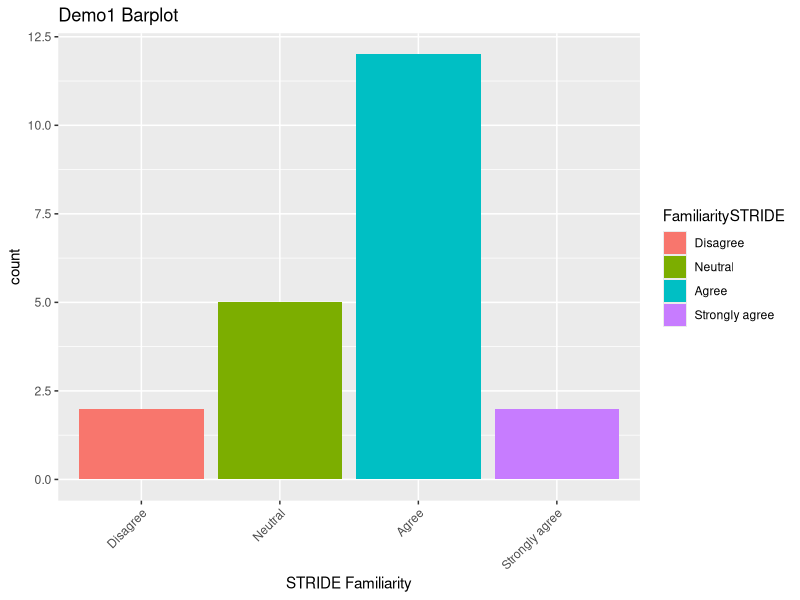
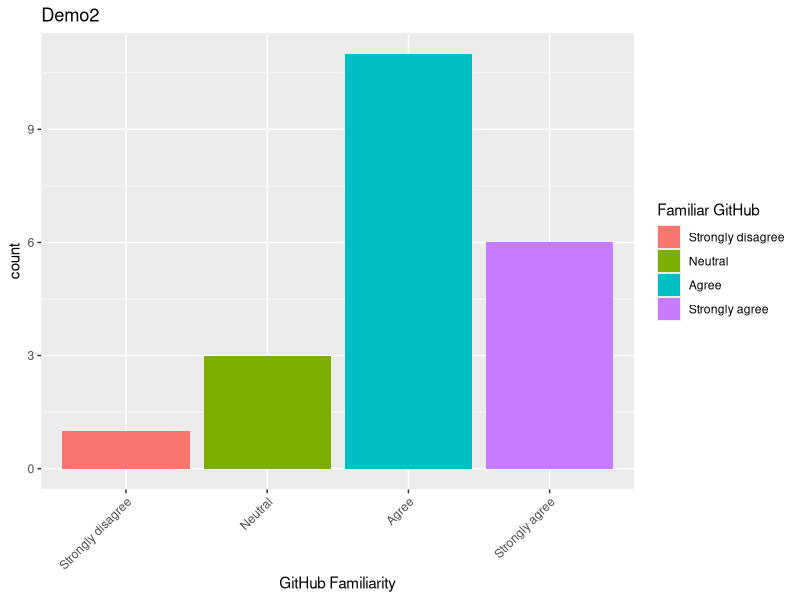
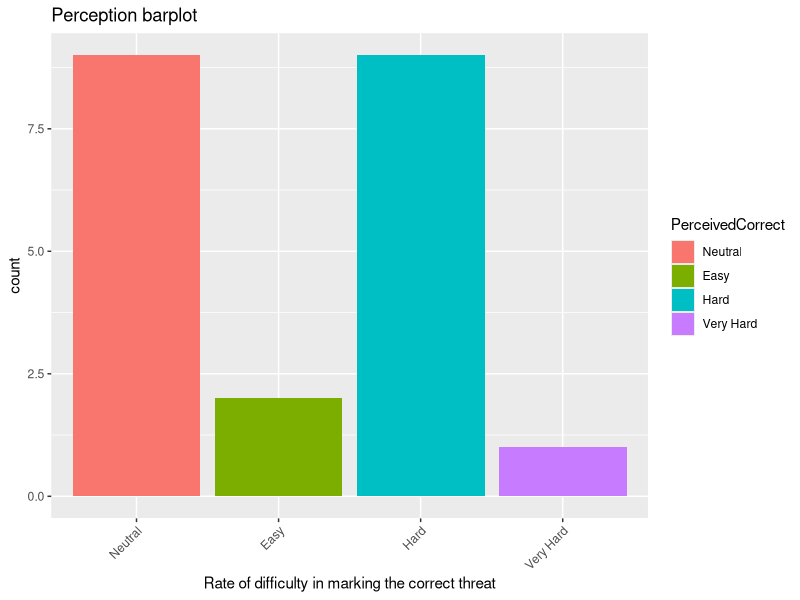
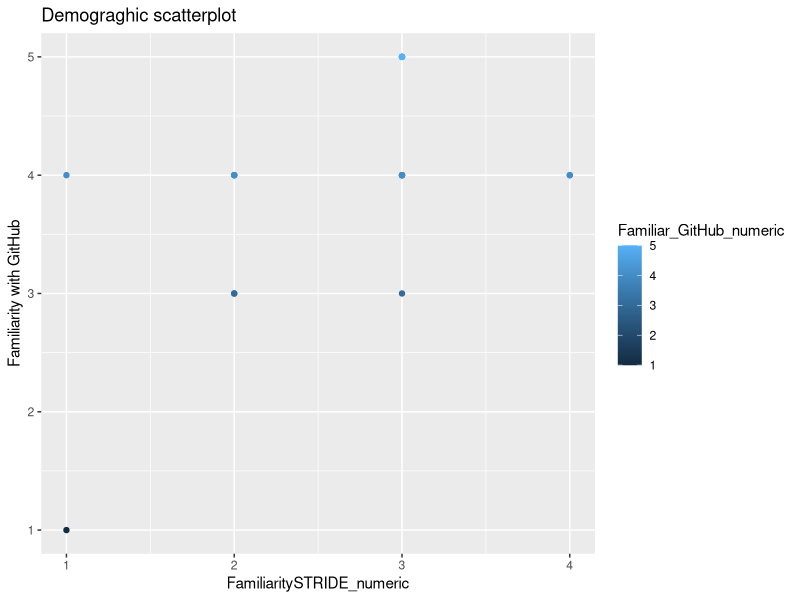
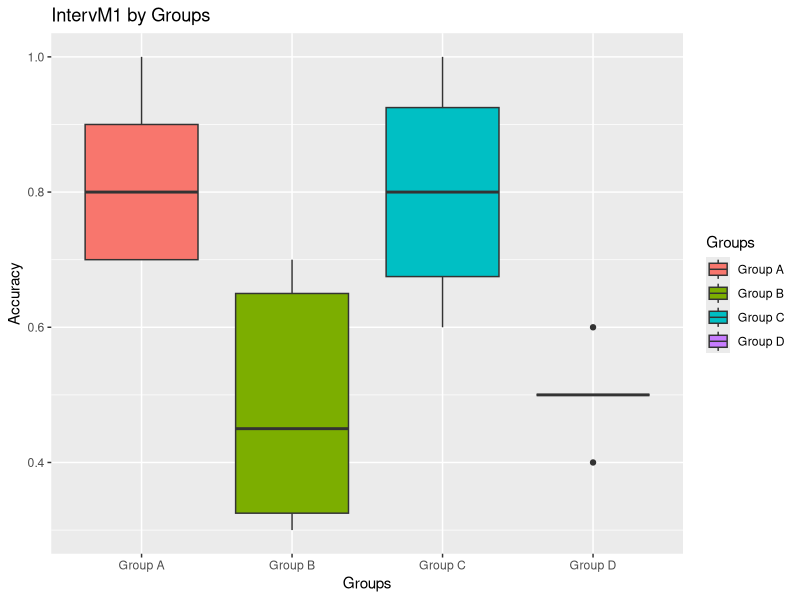
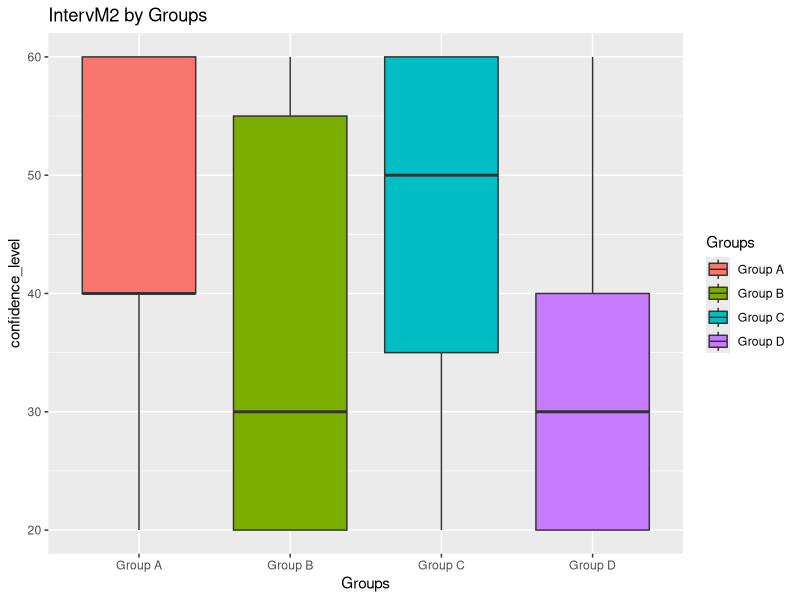
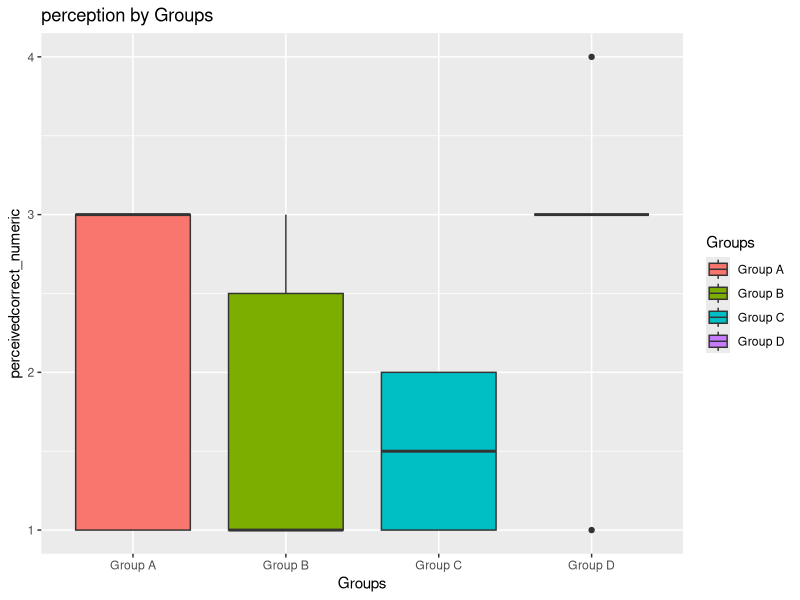
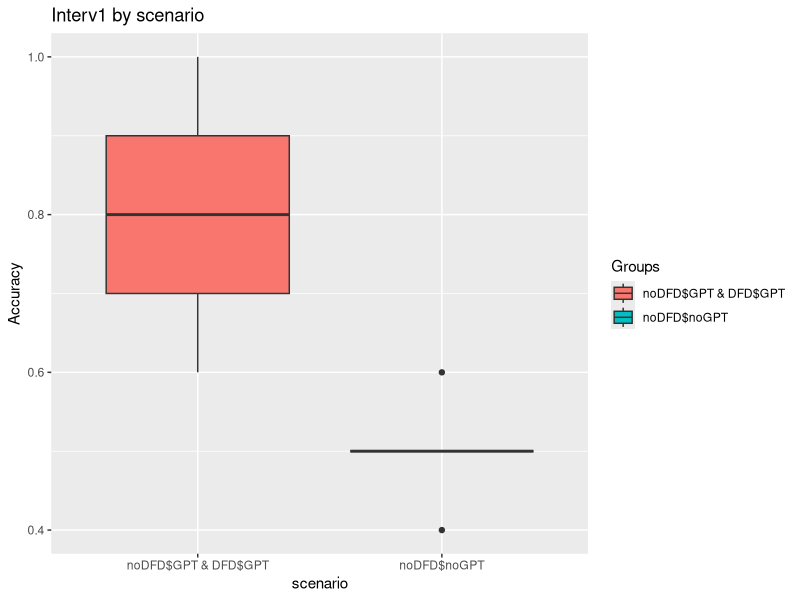

The R script that drew these images, in order:
## ---- chunk 1
library(readxl)
library(tidyverse)
library(tidyr)
library(writexl)
library(rstatix)
library(dplyr)
library(ggplot2)
library(openxlsx)
## ---- chunk 2
E4 <- read_xlsx("E4_+Threat+modelling+experiment.xlsx")
#E4_E<- read_xlsx "E4-+Threat+Modeling-+ Entry+Survey .xlsx" 



View(E4)  

## ---- chunk 3
new_E4 <- select( E4, "FamiliaritySTRIDE", "Familiar GitHub","PerceivedCorrect","Process.Correct", "GroupA", "ChatGPT DFD_4", "ChatGPT DFD_5", "ChatGPT DFD_6", "ChatGPT DFD_7", "ChatGPT DFD_8", "ChatGPT DFD_9", "ChatGPT DFD_10", "ChatGPT DFD_11", "ChatGPT DFD_12", "ChatGPT DFD_13",
                 
                 "GA-ChatGPT K8_4", "GA-ChatGPT K8_5", "GA-ChatGPT K8_6", "GA-ChatGPT K8_7", "GA-ChatGPT K8_8", "GA-ChatGPT K8_9", "GA-ChatGPT K8_10", "GA-ChatGPT K8_11", "GA-ChatGPT K8_12", "GA-ChatGPT K8_13", 
                 
                 "Group B DFD noGPT_15", "Group B DFD noGPT_5", "Group B DFD noGPT_6", "Group B DFD noGPT_7", "Group B DFD noGPT_8", "Group B DFD noGPT_9", "Group B DFD noGPT_10", "Group B DFD noGPT_11", "Group B DFD noGPT_12", "Group B DFD noGPT_13",
                 
                 "Group B K8 noGPT_15", "Group B K8 noGPT_5", "Group B K8 noGPT_6", "Group B K8 noGPT_7", "Group B K8 noGPT_8", "Group B K8 noGPT_9", "Group B K8 noGPT_10", "Group B K8 noGPT_11", "Group B K8 noGPT_12", "Group B K8 noGPT_13", 
                 
                 "GPT-GitHub-NoDFD_4", "GPT-GitHub-NoDFD_5", "GPT-GitHub-NoDFD_6", "GPT-GitHub-NoDFD_7", "GPT-GitHub-NoDFD_8", "GPT-GitHub-NoDFD_9", "GPT-GitHub-NoDFD_10", "GPT-GitHub-NoDFD_11", "GPT-GitHub-NoDFD_12", "GPT-GitHub-NoDFD_13",
                 "GPT-K8 NoDFD_4", "GPT-K8 NoDFD_5", "GPT-K8 NoDFD_6", "GPT-K8 NoDFD_7", "GPT-K8 NoDFD_8", "GPT-K8 NoDFD_9", "GPT-K8 NoDFD_10", "GPT-K8 NoDFD_11", "GPT-K8 NoDFD_12", "GPT-K8 NoDFD_13", 
                 
                 
                 "noDFD noGPT GitHub_1", "noDFD noGPT GitHub_2", "noDFD noGPT GitHub_3", "noDFD noGPT GitHub_4", "noDFD noGPT GitHub_5", "noDFD noGPT GitHub_6", "noDFD noGPT GitHub_7", "noDFD noGPT GitHub_8", "noDFD noGPT GitHub_9", "noDFD noGPT GitHub_10", 
                 
                 "Exp-K8 NoDFD_15", "Exp-K8 NoDFD_5", "Exp-K8 NoDFD_6", "Exp-K8 NoDFD_7", "Exp-K8 NoDFD_8", "Exp-K8 NoDFD_9", "Exp-K8 NoDFD_10", "Exp-K8 NoDFD_11", "Exp-K8 NoDFD_12", "Exp-K8 NoDFD_13"
                 ) 
View (new_E4 )

## ---- chunk 4
new_E <-  new_E4[-c(1), ]
new_E <- new_E %>%
  rename (Groups = GroupA )
view (new_E) 

## ---- chunk 5
#demographic variables and perception


new_E$`FamiliaritySTRIDE` <- factor( 
  new_E$`FamiliaritySTRIDE`,
  levels = c("Disagree", "Neutral", "Agree","Strongly agree") 
)
 
ggplot(new_E, aes(x = `FamiliaritySTRIDE`, fill = `FamiliaritySTRIDE`)) +
  geom_bar() +
  labs(
    x = "STRIDE Familiarity",
    title = "Demo1 Barplot"
  ) +
  theme(axis.text.x = element_text(angle = 45, hjust = 1))

  


new_E$`Familiar GitHub` <- factor(
  new_E$`Familiar GitHub`,
  levels = c ("Strongly disagree","Disagree", "Neutral", "Agree","Strongly agree" )
)

ggplot (new_E,aes(x = `Familiar GitHub`, fill =`Familiar GitHub`))+
  geom_bar()+
  labs (
    x = "GitHub Familiarity",
    title = "Demo2")+
  theme(axis.text.x = element_text(angle = 45, hjust = 1))  

  
new_E$`PerceivedCorrect` <- factor(
  new_E$`PerceivedCorrect`,
  levels = c ("Neutral", "Easy", "Hard", "Very Hard")
)
 

ggplot (new_E,aes(x = `PerceivedCorrect`, fill = `PerceivedCorrect`))   +
  geom_bar ()  +
  labs(
     x = "Rate of difficulty in marking the correct threat",
    title = "Perception barplot"
  )  +
  theme(axis.text.x = element_text(angle = 45, hjust = 1))  


## ---- chunk 6
#Scatterplot

new_E <- new_E %>%
          mutate (FamiliaritySTRIDE_numeric = recode (`FamiliaritySTRIDE`,
                                              
                               "Disagree" = 1, 
                               "Neutral" = 2, 
                               "Agree" = 3,
                               "Strongly agree" = 4))%>%
  
  
  mutate (Familiar_GitHub_numeric = recode(`Familiar GitHub`, 
                              "Strongly disagree" = 1, 
                              "Disagree" = 2, 
                              "Neutral" = 3, 
                              "Agree" = 4,
                              "Strongly agree" = 5)) %>%
  
  mutate (PerceivedCorrect_numeric = recode(`PerceivedCorrect`, 
                              "Neutral" = 1, 
                              "Easy" = 2, 
                              "Hard" = 3, 
                              "Very Hard" = 4))
                                

ggplot (new_E, aes (x = FamiliaritySTRIDE_numeric, 
                  y = Familiar_GitHub_numeric,
                  colour = Familiar_GitHub_numeric))  +
  geom_point () +
  labs (
    X = "STRIDE Familiarity",
    y = "Familiarity with GitHub",
    title = "Demograghic scatterplot")

   
  
## ---- chunk 7
# converting confidence level to numeric and finding the median
Midpoint <- function(range_string) {
  range_values <- as.numeric(unlist(strsplit(range_string, "-")))
  Median <- median(range_values,na.rm = TRUE)
  return(Median)
}
new_E <- new_E %>%
  mutate(confidence_level = sapply(Process.Correct, Midpoint))
view(new_E)


## ---- chunk 8


## ---- chunk 9
#########################ignore this cell
#new_E <- new_E %>%
 # pivot_longer(
 #   cols = matches ("ChatGPT DFD|GA-ChatGPT K8|Group B DFD noGPT|Group B K8 #noGPT|GPT-GitHub-NoDFD|GPT-K8 NoDFD|noDFD noGPT GitHub|Exp-K8 NoDFD") ,
 #   names_to = "Intervention",
 #   values_to = "Threats_QualtricID"
  #)
   
#view (new_E )

## ---- chunk 10
# Initialize counters for correct matches, incorrect matches, and NAs for both GPT and K8
# Create ground truth vectors for GPT and K8
gpt_ground_truth <- c("1. ELEVATION-PRIVILEDGED-ACCESS", "2. DISCLOSE-THIRD-PARTY", 
                      "3. MALICIOUS-CODE-GITHUB", "4. DOS-SERVER", "5. ELEVATION-PRIVILEDGED-REPO", 
                      "6. ELEVATION-PRIVILEDGED-CODE", "7. EXPLOIT-HTTP-PROTOCOL",
                      "8. LEAKED-CONFIG-FILE", "9. DOS-REMOTE-REPO", "10. STOLEN-AUTH-INFO")  

k8_ground_truth <- c("1. LEAKED-PRIVILEGE-REMOTE", "2. SPOOFING-AUTH-WORKLOAD", "3. DOS-WORKERNODE",
                     "4. ELEVATION-PRIVILEGE-MALICIOUS-IMG", "5. EXPLOIT-PRIVILEGED-CONTAINER", 
                     "6. PORT-JAMMING-NETWORK-POLICIES", "7. LEAKED-SECRET-DOCKERFILE", 
                     "8. CHAIN-ATTACK-MALICIOUS-INPUTS", "9. UNAUTH-CONFIG-TAMPERING", 
                     "10. SPOOFING-LAYER-3") 


gpt_correct_count <- numeric(nrow(new_E))
k8_correct_count <- numeric(nrow(new_E))
gpt_incorrect_count <- numeric(nrow(new_E))
k8_incorrect_count <- numeric(nrow(new_E))
gpt_na_count <- numeric(nrow(new_E))
k8_na_count <- numeric(nrow(new_E))

# Loop through each row of the DataFrame
for (i in 1:nrow(new_E)) {
  # Extract GPT and K8 entries for the current row based on the value in the 'Groups' column
  group <- new_E$Groups[i]
  
  if (group == "Group A") {
    gpt_entries <- unlist(new_E[i, c("ChatGPT DFD_4", "ChatGPT DFD_5", "ChatGPT DFD_6",
                                      "ChatGPT DFD_7","ChatGPT DFD_8", "ChatGPT DFD_9", 
                                      "ChatGPT DFD_10", "ChatGPT DFD_11","ChatGPT DFD_12", 
                                     "ChatGPT DFD_13")])
    k8_entries <- unlist(new_E[i, c("GA-ChatGPT K8_4", "GA-ChatGPT K8_5", "GA-ChatGPT K8_6",
                                     "GA-ChatGPT K8_7", "GA-ChatGPT K8_8", "GA-ChatGPT K8_9",
                                     "GA-ChatGPT K8_10", "GA-ChatGPT K8_11", "GA-ChatGPT K8_12", "GA-ChatGPT K8_13")])  
  } 
  
  else if (group == "Group B") {
    gpt_entries <- unlist(new_E[i, c("Group B DFD noGPT_15",
                                     "Group B DFD noGPT_5","Group B DFD noGPT_6", 
                                     "Group B DFD noGPT_7", "Group B DFD noGPT_8",
                                     "Group B DFD noGPT_9", "Group B DFD noGPT_10", 
                                     "Group B DFD noGPT_11", "Group B DFD noGPT_12",
                                     "Group B DFD noGPT_13")])
    
    k8_entries <- unlist(new_E[i, c("Group B K8 noGPT_15", "Group B K8 noGPT_5",
                                    "Group B K8 noGPT_6", "Group B K8 noGPT_7", 
                                    "Group B K8 noGPT_8", "Group B K8 noGPT_9",
                                    "Group B K8 noGPT_10", "Group B K8 noGPT_11",
                                    "Group B K8 noGPT_12", "Group B K8 noGPT_13")])  
  } 
  
  else if (group == "Group C") {
    gpt_entries <- unlist(new_E[i, c("GPT-GitHub-NoDFD_4", "GPT-GitHub-NoDFD_5", 
                                     "GPT-GitHub-NoDFD_6", "GPT-GitHub-NoDFD_7", 
                                     "GPT-GitHub-NoDFD_8", "GPT-GitHub-NoDFD_9",
                                     "GPT-GitHub-NoDFD_10", "GPT-GitHub-NoDFD_11",
                                     "GPT-GitHub-NoDFD_12", "GPT-GitHub-NoDFD_13")])
    
    k8_entries <- unlist(new_E[i, c("GPT-K8 NoDFD_4", "GPT-K8 NoDFD_5",
                                    "GPT-K8 NoDFD_6", "GPT-K8 NoDFD_7","GPT-K8 NoDFD_8",
                                    "GPT-K8 NoDFD_9", "GPT-K8 NoDFD_10", "GPT-K8 NoDFD_11",
                                    "GPT-K8 NoDFD_12", "GPT-K8 NoDFD_13")])  
  }
  
  else if (group == "Group D") {
    gpt_entries <- unlist(new_E[i, c("noDFD noGPT GitHub_1", "noDFD noGPT GitHub_2", 
                                     "noDFD noGPT GitHub_3","noDFD noGPT GitHub_4", 
                                     "noDFD noGPT GitHub_5", "noDFD noGPT GitHub_6", 
                                     "noDFD noGPT GitHub_7", "noDFD noGPT GitHub_8", 
                                     "noDFD noGPT GitHub_9", "noDFD noGPT GitHub_10")])
    
    k8_entries <- unlist(new_E[i, c("Exp-K8 NoDFD_15", "Exp-K8 NoDFD_5", "Exp-K8 NoDFD_6", 
                                    "Exp-K8 NoDFD_7","Exp-K8 NoDFD_8", "Exp-K8 NoDFD_9",
                                    "Exp-K8 NoDFD_10", "Exp-K8 NoDFD_11",
                                    "Exp-K8 NoDFD_12", "Exp-K8 NoDFD_13")])
  } else {
    stop(paste("Invalid group:", group))
  }

  # Count correct matches for GPT and K8
  gpt_matches <- sum(gpt_entries %in% gpt_ground_truth, na.rm = TRUE)
  k8_matches <- sum(k8_entries %in%  k8_ground_truth, na.rm = TRUE)  

  # Count incorrect matches for GPT and K8
  gpt_incorrect_matches <- sum(!(gpt_entries %in% gpt_ground_truth) & !is.na(gpt_entries))
  k8_incorrect_matches <- sum(!(k8_entries %in% k8_ground_truth) & !is.na(k8_entries))
  
  # Count NAs for GPT and K8
  gpt_na_matches <- sum(is.na(gpt_entries))
  k8_na_matches <- sum(is.na(k8_entries))
  
  # Assign counts to corresponding vectors
  gpt_correct_count[i] <- gpt_matches
  k8_correct_count[i] <- k8_matches
  gpt_incorrect_count[i] <- gpt_incorrect_matches
  k8_incorrect_count[i] <- k8_incorrect_matches
  gpt_na_count[i] <- gpt_na_matches
  k8_na_count[i] <- k8_na_matches
}

# Add new columns for the counts of correct matches, incorrect matches, and NAs for both GPT and K8
new_E$GPT_TP <- gpt_correct_count
new_E$K8_TP <- k8_correct_count
new_E$GPT_FP <- gpt_incorrect_count
new_E$K8_FP <- k8_incorrect_count
new_E$GPT_FN <- gpt_na_count
new_E$K8_FN <- k8_na_count
view(new_E)

## ---- chunk 11
#metrics1

new_E <- new_E %>%
  rowwise() %>%
  mutate(gpt_Accuracy = GPT_TP / (GPT_TP + GPT_FN))%>%
  mutate(k8_Accuracy = K8_TP/ (K8_TP + K8_FN))
view(new_E)
## ---- chunk 12
Analysis_E4 <- select( new_E,Groups, "gpt_Accuracy", "k8_Accuracy", "confidence_level", "FamiliaritySTRIDE_numeric", "Familiar_GitHub_numeric","PerceivedCorrect_numeric")

view(Analysis_E4)
## ---- chunk 13
#statistical test

Demo1_stats <- Analysis_E4 %>% 
  summarise(
    average_exp = mean(FamiliaritySTRIDE_numeric,na.rm = TRUE),
    std_dev = sd(FamiliaritySTRIDE_numeric, na.rm = TRUE),
    median = median(FamiliaritySTRIDE_numeric, na.rm = TRUE),
    
  ) 
print(Demo1_stats)

Demo2_stats <- Analysis_E4 %>% 
  summarise(
    average_exp = mean(Familiar_GitHub_numeric,na.rm = TRUE),
    std_dev = sd(Familiar_GitHub_numeric, na.rm = TRUE),
    median = median(Familiar_GitHub_numeric, na.rm = TRUE),
    
  ) 
print(Demo2_stats)
## ---- chunk 14
#Statistics of intervention
Interv1_stats <- Analysis_E4 %>% 
  group_by(Groups)%>%
  summarise(
    average_exp = mean(k8_Accuracy,na.rm = TRUE),
    std_dev = sd(k8_Accuracy, na.rm = TRUE),
    median = median(k8_Accuracy, na.rm = TRUE),
    
  ) 
print(Interv1_stats)

Interv2_stats <- Analysis_E4 %>%
  group_by(Groups)%>%
  summarise(
    average_exp = mean(confidence_level,na.rm = TRUE),
    std_dev = sd(confidence_level, na.rm = TRUE),
    median = median(confidence_level, na.rm = TRUE),
    
  ) 
print(Interv2_stats)

## ---- chunk 15
#wilcoxon test
# noDFD&noGTP(D) vs (noDFD&GTP(C) union DFD&GTP(A))

T1 <- new_E[new_E$Groups == "Group D", "k8_Accuracy"]
print(T1)
T2 <- new_E[new_E$Groups %in% c("Group C", "Group A"), "k8_Accuracy"]
print(T2)
T1 <- as.numeric(unlist(T1))
T2 <- as.numeric(unlist(T2))
wilcox.test(T1, T2)

T3 <- new_E[new_E$Groups == "Group D", "confidence_level"]
T4 <- new_E[new_E$Groups %in% c("Group C", "Group A"), "confidence_level"]
T3 <- as.numeric(unlist(T3))
T4 <- as.numeric(unlist(T4))
wilcox.test(T3, T4)


## ---- chunk 16
#wilcoxon test
#noDFD&GTP vs DFD&GTP
G1 <- new_E[new_E$Groups == "Group C", "k8_Accuracy"]
G2 <- new_E[new_E$Groups == "Group A", "k8_Accuracy"]
G1 <- as.numeric(unlist(G1))
G2 <- as.numeric(unlist(G2))
wilcox.test(G1, G2)

G3 <- new_E[new_E$Groups == "Group C", "confidence_level"]
G4 <- new_E[new_E$Groups == "Group A", "confidence_level"]
G3 <- as.numeric(unlist(G3))
G4 <- as.numeric(unlist(G4))
wilcox.test(G3, G4)
## ---- chunk 17
#WILCOXON TEST
#noDFD&noGTP vs (DFD&noGTP union DFD&GTP)
C1 <- new_E[new_E$Groups == "Group D", "k8_Accuracy"]
C2 <- new_E[new_E$Groups %in% c("Group B", "Group A"), "k8_Accuracy"]
C1 <- as.numeric(unlist(C1))
C2 <- as.numeric(unlist(C2))
wilcox.test(C1, C2)

C3 <- new_E[new_E$Groups == "Group D", "confidence_level"]
C4 <- new_E[new_E$Groups %in% c("Group B", "Group A"), "confidence_level"]
C3 <- as.numeric(unlist(C3))
C4 <- as.numeric(unlist(C4))
wilcox.test(C3, C4)
## ---- chunk 18
#Wilicoxon_Test
#DFD&noGTP vs DFD&GTP
D1 <- new_E[new_E$Groups == "Group B", "k8_Accuracy"]
D2 <- new_E[new_E$Groups == "Group A", "k8_Accuracy"]
D1 <- as.numeric(unlist(D1))
D2 <- as.numeric(unlist(D2))
wilcox.test(D1, D2)

D3 <- new_E[new_E$Groups == "Group B", "confidence_level"]
D4 <- new_E[new_E$Groups == "Group A", "confidence_level"]
D3 <- as.numeric(unlist(D3))
D4 <- as.numeric(unlist(D4))
wilcox.test(D3, D4)

## ---- chunk 19



## ---- chunk 20
# Boxplots
  ggplot(Analysis_E4, aes(x = Groups, y = k8_Accuracy, group = Groups, fill = Groups)) +
  geom_boxplot() +
  labs(
    title = "IntervM1 by Groups", x = "Groups", y = "Accuracy"
  )

ggplot(Analysis_E4, aes(x = Groups, y = confidence_level, group = Groups, fill = Groups)) +
  geom_boxplot() +
  labs(
    title = "IntervM2 by Groups", x = "Groups", y = "confidence_level"
  )

ggplot(Analysis_E4, aes(x = Groups, y = PerceivedCorrect_numeric, group = Groups, fill = Groups)) +
  geom_boxplot() +
  labs(
    title = "perception by Groups", x = "Groups", y = "perceivedcorrect_numeric"
  )

## ---- chunk 21
# data for each group

# Extract data for each group
group_D <- Analysis_E4$k8_Accuracy[Analysis_E4$Groups == "Group D"]
group_C <- Analysis_E4$k8_Accuracy[Analysis_E4$Groups == "Group C"]
group_A <- Analysis_E4$k8_Accuracy[Analysis_E4$Groups == "Group A"]

# Combine data from Group C and Group A
group_combined <- c(group_C, group_A)

# Create grouping labels
group_labels <- c(rep("noDFD$noGPT", length(group_D)), 
                  rep("noDFD$GPT & DFD$GPT", length(group_combined)))

# Combine data into a dataframe
combined_data <- data.frame(Value = c(group_D, group_combined), Groups = group_labels)
## ---- chunk 22
# Plot boxplot using ggplot2
ggplot(combined_data, aes(x = Groups, y = Value, fill = Groups)) +
  geom_boxplot() +
  labs(title = "Interv1 by scenario", x = "scenario", y = "Accuracy")


group_D <- Analysis_E4$confidence_level[Analysis_E4$Groups == "Group D"]
group_C <- Analysis_E4$confidence_level[Analysis_E4$Groups == "Group C"]
group_A <- Analysis_E4$confidence_level[Analysis_E4$Groups == "Group A"]

# Combine data from Group C and Group A
group_combined <- c(group_C, group_A)

# Create grouping labels
group_labels <- c(rep("noDFD$noGPT", length(group_D)), 
                  rep("noDFD$GPT & DFD$GPT", length(group_combined)))

# Combine data into a dataframe
combined_data <- data.frame(Value = c(group_D, group_combined), Groups = group_labels)

# Plot boxplot using ggplot2
ggplot(combined_data, aes(x = Groups, y = Value, fill = Groups)) +
  geom_boxplot() +
  labs(title = "Interv2 by scenario", x = "scenario", y = "confidence level")


## ---- chunk 23


# Extract data for each group
noDFD_GTP <- Analysis_E4$k8_Accuracy[Analysis_E4$Groups == "Group C"]
DFD_GTP <- Analysis_E4$k8_Accuracy[Analysis_E4$Groups == "Group A"]
noDFD_noGTP <- Analysis_E4$k8_Accuracy[Analysis_E4$Groups == "Group D"]
DFD_noGTP <- Analysis_E4$k8_Accuracy[Analysis_E4$Groups == "Group B"]

# Combine data for each comparison
group_C_vs_A <- c(noDFD_GTP, DFD_GTP)
group_D_vs_BA <- c(noDFD_noGTP, DFD_noGTP, DFD_GTP)
group_B_vs_A <- c(DFD_noGTP, DFD_GTP)
group_labels <- c(
  rep("noDFD&GTP vs DFD&GTP", length(group_C_vs_A)),
  rep("noDFD&noGTP vs (DFD&noGTP union DFD&GTP)", length(group_D_vs_BA)),
  rep("DFD&noGTP vs DFD&GTP", length(group_B_vs_A))
)

combined_data <- data.frame(Value = c(group_C_vs_A, group_D_vs_BA, group_B_vs_A), Groups = group_labels)

ggplot(combined_data, aes(x = Groups, y = Value, fill = Groups)) +
  geom_boxplot() +
  labs(title = "interv1 by scenario", x = "scenarios", y = "Accuracy") +
  theme(axis.text.x = element_text(angle = 15, hjust = 1))

## ---- chunk 24
noDFD_GTP <- Analysis_E4$confidence_level[Analysis_E4$Groups == "Group C"]
DFD_GTP <- Analysis_E4$confidence_level[Analysis_E4$Groups == "Group A"]
noDFD_noGTP <- Analysis_E4$confidence_level[Analysis_E4$Groups == "Group D"]
DFD_noGTP <- Analysis_E4$confidence_level[Analysis_E4$Groups == "Group B"]
group_C_vs_A <- c(noDFD_GTP, DFD_GTP)
group_D_vs_BA <- c(noDFD_noGTP, DFD_noGTP, DFD_GTP)
group_B_vs_A <- c(DFD_noGTP, DFD_GTP)

group_labels <- c(
  rep("noDFD&GTP vs DFD&GTP", length(group_C_vs_A)),
  rep("noDFD&noGTP vs (DFD&noGTP union DFD&GTP)", length(group_D_vs_BA)),
  rep("DFD&noGTP vs DFD&GTP", length(group_B_vs_A))
)

combined_data <- data.frame(Value = c(group_C_vs_A, group_D_vs_BA, group_B_vs_A), Groups = group_labels)

ggplot(combined_data, aes(x = Groups, y = Value, fill = Groups)) +
  geom_boxplot() +
  labs(title = "interv2 by scenario", x = "scenarios", y = "confidence level") +
  theme(axis.text.x = element_text(angle = 15, hjust = 1))
## ---- chunk 25
noDFD_GTP <- Analysis_E4$PerceivedCorrect_numeric[Analysis_E4$Groups == "Group C"]
DFD_GTP <- Analysis_E4$PerceivedCorrect_numeric[Analysis_E4$Groups == "Group A"]
noDFD_noGTP <- Analysis_E4$PerceivedCorrect_numeric[Analysis_E4$Groups == "Group D"]
DFD_noGTP <- Analysis_E4$PerceivedCorrect_numeric[Analysis_E4$Groups == "Group B"]
group_C_vs_A <- c(noDFD_GTP, DFD_GTP)
group_D_vs_BA <- c(noDFD_noGTP, DFD_noGTP, DFD_GTP)
group_B_vs_A <- c(DFD_noGTP, DFD_GTP)

group_labels <- c(
  rep("noDFD&GTP vs DFD&GTP", length(group_C_vs_A)),
  rep("noDFD&noGTP vs (DFD&noGTP union DFD&GTP)", length(group_D_vs_BA)),
  rep("DFD&noGTP vs DFD&GTP", length(group_B_vs_A))
)

combined_data <- data.frame(Value = c(group_C_vs_A, group_D_vs_BA, group_B_vs_A), Groups = group_labels)

ggplot(combined_data, aes(x = Groups, y = Value, fill = Groups)) +
  geom_boxplot() +
  labs(title = "perception by scenario", x = "scenarios", y = "perception") +
  theme(axis.text.x = element_text(angle = 15, hjust = 1))
